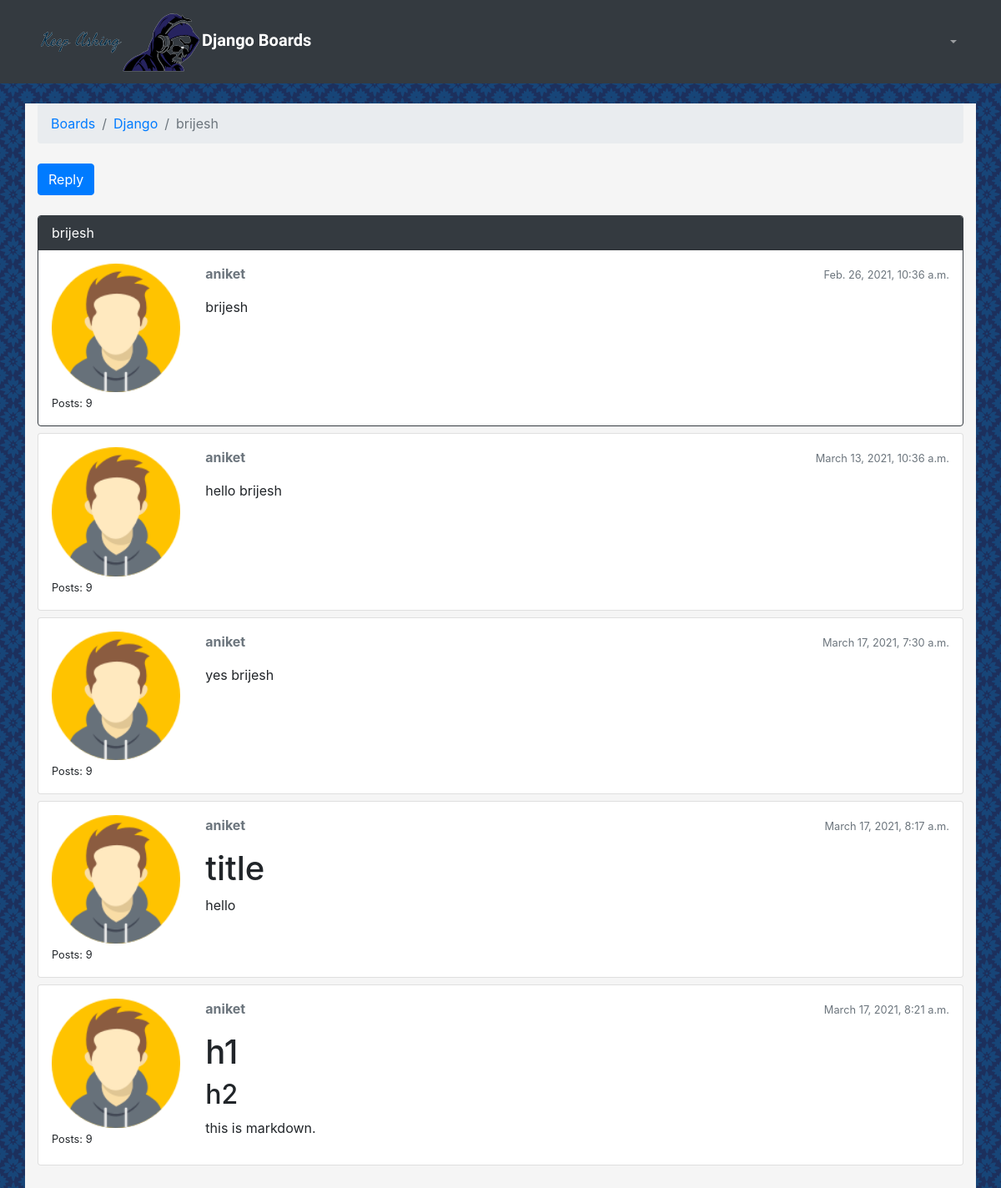
The page /boards/1/topics/2/ on the database its author committed.
### boards/models.py (models this page shows, shortened)
class Topic(models.Model):
    subject = models.CharField(max_length=255)
    last_updated = models.DateTimeField(auto_now_add=True)
    board = models.ForeignKey(Board, related_name='topics', on_delete=models.DO_NOTHING)
    starter = models.ForeignKey(User, related_name='topics', on_delete=models.DO_NOTHING)
    views = models.PositiveIntegerField(default=0)

class Board(models.Model):
    name=models.CharField(max_length=30, unique=True)
    description = models.CharField(max_length=100)

class Post(models.Model):
    message = models.TextField(max_length=4000)
    topic = models.ForeignKey(Topic, related_name='posts', on_delete=models.DO_NOTHING)
    created_at = models.DateTimeField(auto_now_add=True)
    update_at = models.DateTimeField(null=True)
    created_by = models.ForeignKey(User, related_name='posts', on_delete=models.DO_NOTHING)
    updated_by = models.ForeignKey(User, related_name='+', null=True, on_delete=models.DO_NOTHING)
    def get_message_as_markdown(self):
        return mark_safe(markdown(self.message, safe_mode='escape'))

### boards/views.py (the view)
# urls.py: url(r'^boards/(?P<pk>\d+)/topics/(?P<topic_pk>\d+)/$', views.topic_posts, name='topic_posts'),
def topic_posts(request, pk, topic_pk):
    topic = get_object_or_404(Topic, board__pk=pk, pk=topic_pk)
    topic.views += 1
    topic.save()
    return render(request, 'topic_posts.html', {'topic': topic})

### templates/topic_posts.html (shortened to what this page needs)
{% extends 'base.html' %}
{% load static %}
{% block breadcrumb %}
  <li class="breadcrumb-item"><a href="{% url 'home' %}">Boards</a></li>
  <li class="breadcrumb-item"><a href="{% url 'board_topics' topic.board.pk %}">{{ topic.board.name }}</a></li>
  <li class="breadcrumb-item active">{{ topic.subject }}</li>
{% endblock %}
{% block content %}
  <div class="mb-4">
    <a href="{% url 'reply_topic' topic.board.pk topic.pk %}" class="btn btn-primary" role="button">Reply</a>
  </div>
  {% for post in topic.posts.all %}
    <div class="card mb-2 {% if forloop.first %}border-dark{% endif %}">
      {% if forloop.first %}
        <div class="card-header text-white bg-dark py-2 px-3">{{ topic.subject }}</div>
      {% endif %}
      <div class="card-body p-3">
        <div class="row">
          <div class="col-2">
            <img src="{% static 'images/avatar.png' %}" alt="{{ post.created_by.username }}" class="w-100">
            <small>Posts: {{ post.created_by.posts.count }}</small>
          </div>
          <div class="col-10">
            <div class="row mb-3">
              <div class="col-6">
                <strong class="text-muted">{{ post.created_by.username }}</strong>
              </div>
              <div class="col-6 text-right">
                <small class="text-muted">{{ post.created_at }}</small>
              </div>
            </div>
            {{ post.get_message_as_markdown }}
          </div>
        </div>
      </div>
    </div>
  {% endfor %}
{% endblock %}

### static/css/app.css (style rules this page uses)
body { background-image: url(../images/moroccan-flower-dark.png); }

### rows shown on the page
Topic: board.name "Django", subject "brijesh"
Post: created_by.posts.count "9", created_by.username "aniket", created_at "Feb. 26, 2021, 10:36 a.m.", get_message_as_markdown "brijesh"
Post: created_by.posts.count "9", created_by.username "aniket", created_at "March 13, 2021, 10:36 a.m.", get_message_as_markdown "hello brijesh"
Post: created_by.posts.count "9", created_by.username "aniket", created_at "March 17, 2021, 7:30 a.m.", get_message_as_markdown "yes brijesh"
Post: created_by.posts.count "9", created_by.username "aniket", created_at "March 17, 2021, 8:17 a.m.", get_message_as_markdown "title hello"
Post: created_by.posts.count "9", created_by.username "aniket", created_at "March 17, 2021, 8:21 a.m.", get_message_as_markdown "h1 h2 this is markdown."
